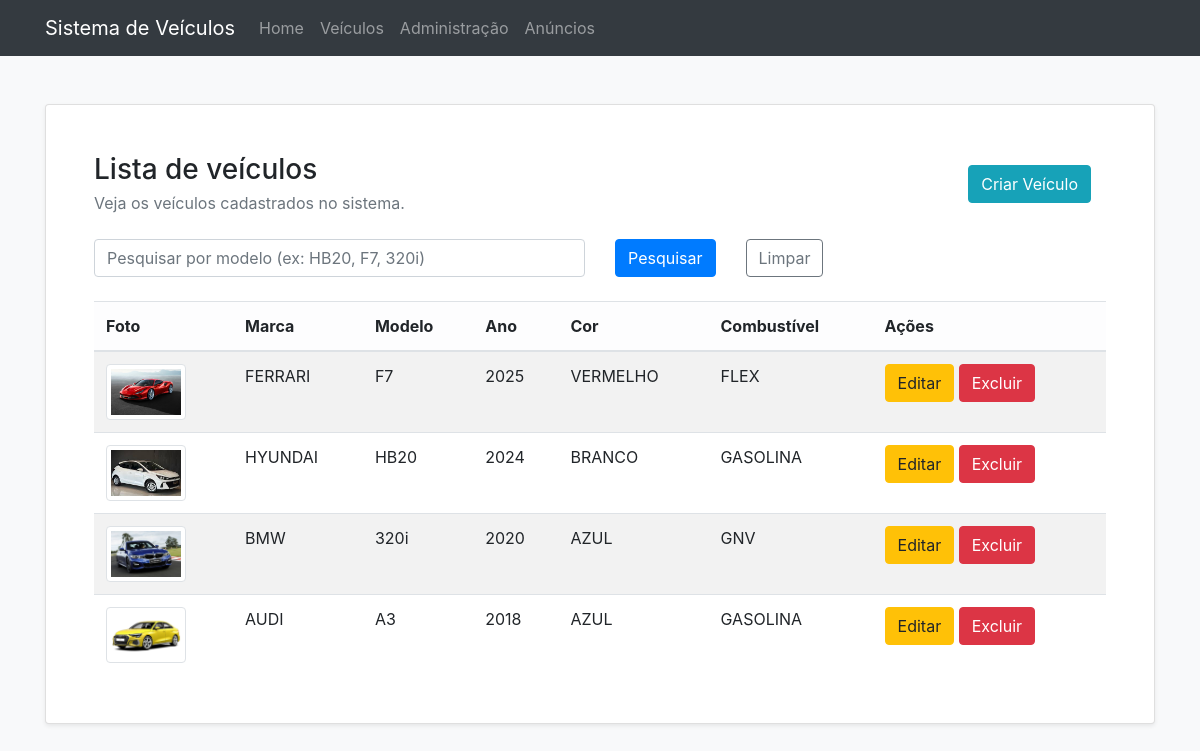
Before: /veiculo/ (signed in) with the older database file.
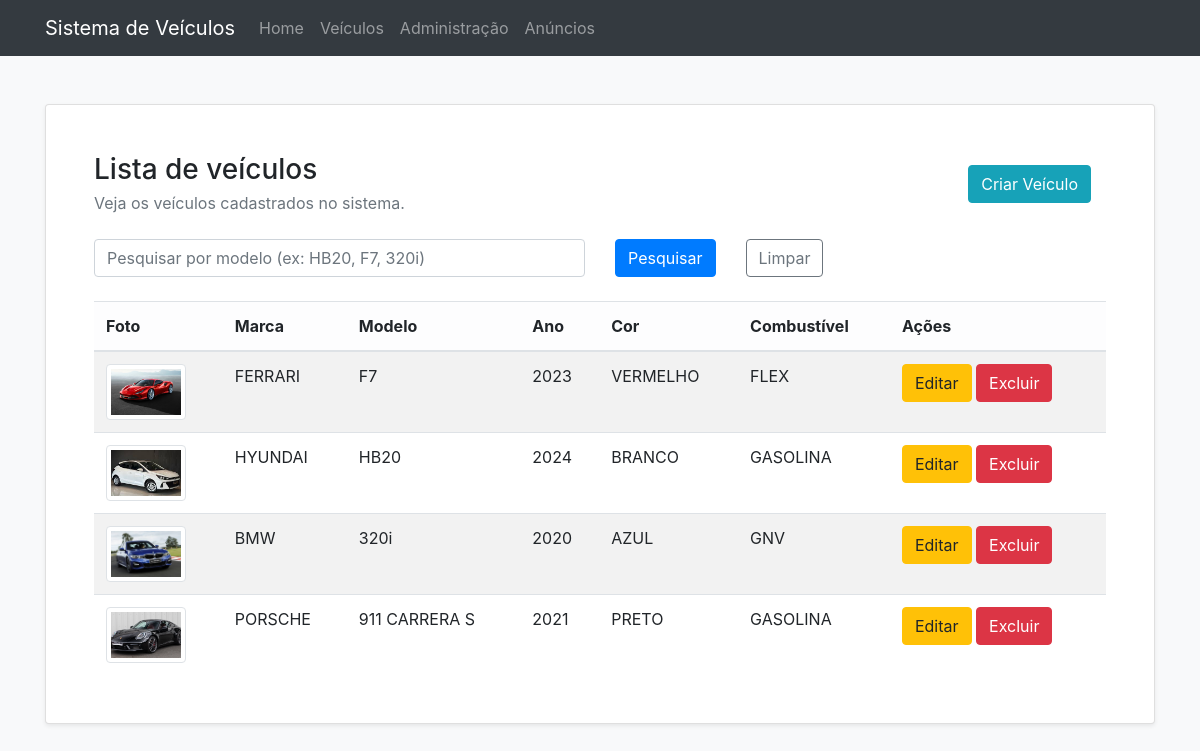
After: the same page with the newer database file.
### veiculo/models.py (models this page shows, shortened)
class Veiculo(models.Model):
    marca = models.SmallIntegerField(choices=OPCOES_MARCAS)
    modelo = models.CharField(max_length=100)
    ano = models.IntegerField()
    cor = models.SmallIntegerField(choices=OPCOES_CORES)
    combustivel = models.SmallIntegerField(choices=OPCOES_COMBUSTIVEIS)
    foto = models.ImageField(blank=True, null=True, upload_to='veiculo/fotos')

### veiculo/views.py (the view)
# urls.py: path('', ListarVeiculos.as_view(), name='listar-veiculos'),
class ListarVeiculos(LoginRequiredMixin, ListView):
    model = Veiculo
    context_object_name = 'veiculos'
    template_name = 'listar.html'
    def get_queryset(self, **kwargs):
        pesquisa = self.request.GET.get('pesquisa')
        queryset = Veiculo.objects.all()
        if pesquisa is not None:
            queryset = queryset.filter(modelo__icontains=pesquisa)
        return queryset

### templates/listar.html (shortened to what this page needs)
{% extends "base.html" %}
{% block conteudo %}
<div class="card shadow-sm">
    <div class="card-body p-4 p-lg-5">
        <div class="d-flex flex-wrap justify-content-between align-items-center gap-3 mb-4">
            <div>
                <h1 class="h3 mb-1">Lista de veículos</h1>
                <p class="text-muted mb-0">Veja os veículos cadastrados no sistema.</p>
            </div>
            <div class="col-6 col-md-auto">
                <a href="{% url 'criar-veiculo' %}" class="btn btn-info">Criar Veículo</a>
            </div>
        </div>
        <form method="GET" action="{% url 'listar-veiculos' %}" class="row g-2 mb-4">
            <div class="col-12 col-md-8 col-lg-6">
                <input
                    type="text"
                    name="pesquisa"
                    class="form-control"
                    placeholder="Pesquisar por modelo (ex: HB20, F7, 320i)"
                    value="{{ request.GET.pesquisa }}"
                >
            </div>
            <div class="col-6 col-md-auto">
                <button type="submit" class="btn btn-primary w-100">Pesquisar</button>
            </div>
            <div class="col-6 col-md-auto">
                <a href="{% url 'listar-veiculos' %}" class="btn btn-outline-secondary w-100">Limpar</a>
            </div>
        </form>
        <div class="table-responsive">
            <table class="table table-striped align-middle mb-0">
                <thead class="table-light">
                    <tr>
                        <th scope="col">Foto</th>
                        <th scope="col">Marca</th>
                        <th scope="col">Modelo</th>
                        <th scope="col">Ano</th>
                        <th scope="col">Cor</th>
                        <th scope="col">Combustível</th>
                        <th scope="col">Ações</th>
                    </tr>
                </thead>
                <tbody>
                    {% for veiculo in veiculos %}
                    <tr>
                        <td>
                            {% if veiculo.foto %}
                                <img src="{{ veiculo.foto.url }}" alt="Foto de {{ veiculo.modelo }}" class="img-thumbnail" style="width: 80px; height: 56px; object-fit: cover;">
                            {% else %}
                                <span class="text-muted">Sem foto</span>
                            {% endif %}
                        </td>
                        <td>{{ veiculo.get_marca_display }}</td>
                        <td>{{ veiculo.modelo }}</td>
                        <td>{{ veiculo.ano }}</td>
                        <td>{{ veiculo.get_cor_display }}</td>
                        <td>{{ veiculo.get_combustivel_display }}</td>
                        <td>
                            <a href="editar/{{ veiculo.pk }}/" class="btn btn-warning">Editar</a>
                            <a href="deletar/{{ veiculo.pk }}/" class="btn btn-danger">Excluir</a>
                        </td>
                    </tr>
                    {% empty %}
                    <tr>
                        <td colspan="7" class="text-center py-5 text-muted">
                            Nenhum veículo cadastrado ainda.
                        </td>
                    </tr>
                    {% endfor %}
                </tbody>
            </table>
        </div>
    </div>
</div>
{% endblock %}

### templates/base.html (shortened to what this page needs)
{% load static %}
<!doctype html>
<html lang="pt-BR">
<head>
    <link rel="stylesheet" href="{% static 'css/bootstrap.min.css' %}">
</head>
<body class="bg-light">
    <nav class="navbar navbar-expand-lg navbar-dark bg-dark">
        <div class="container">
            <a class="navbar-brand" href="/">Sistema de Veículos</a>
            <div class="collapse navbar-collapse" id="mainNavbar">
                <ul class="navbar-nav ms-auto">
                    <li class="nav-item">
                        <a class="nav-link" href="/">Home</a>
                    </li>
                    <li class="nav-item">
                        <a class="nav-link" href="{% url 'listar-veiculos' %}">Veículos</a>
                    </li>
                    <li class="nav-item">
                        <a class="nav-link" href="/admin/">Administração</a>
                    </li>
                    <li class="nav-item">
                        <a class="nav-link" href="{% url 'listar-anuncios' %}">Anúncios</a>
                    </li>
                </ul>
            </div>
        </div>
    </nav>
    <main class="container py-4 py-lg-5">
        {% block conteudo %}{% endblock %}
    </main>
</body>
</html>

Changed rows visible on the page:
removed Veiculo: foto (picture), marca "AUDI", modelo "A3", ano "2018", cor "AZUL", combustivel "GASOLINA"
changed Veiculo "FERRARI": ano "2025" → "2023"
added Veiculo: foto (picture), marca "PORSCHE", modelo "911 CARRERA S", ano "2021", cor "PRETO", combustivel "GASOLINA"
